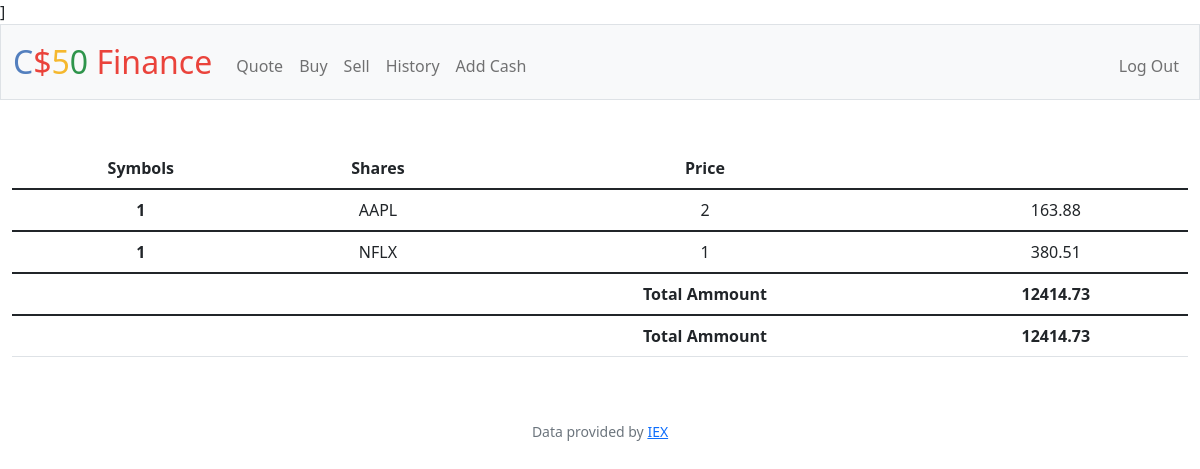
/ (signed in), run on the app's committed database.
### tables this page shows
CREATE TABLE users (id INTEGER PRIMARY KEY AUTOINCREMENT NOT NULL, username TEXT NOT NULL, hash TEXT NOT NULL, cash NUMERIC NOT NULL DEFAULT 10000.00);

CREATE TABLE 'transactions' ('id' INTEGER PRIMARY KEY AUTOINCREMENT NOT NULL, 'user_id' INTEGER, 'symbol' TEXT, 'shares' INTEGER, 'price' REAL, 'date' DATETIME);

### app.py (the view)
@app.route("/")
@login_required
def index():
    user_id = session["user_id"]
    transactions_db = db.execute("SELECT symbol, SUM(shares) AS shares, price FROM transactions WHERE user_id = ? GROUP BY symbol", user_id)
    cash_db = db.execute("SELECT cash FROM users WHERE id = ?", user_id)
    cash = cash_db[0]["cash"]
    return render_template("index.html", database = transactions_db, cash = cash)

### app.py (called while the page is built)
@app.after_request
def after_request(response):
    response.headers["Cache-Control"] = "no-cache, no-store, must-revalidate"
    response.headers["Expires"] = 0
    response.headers["Pragma"] = "no-cache"
    return response

### helpers.py (called while the page is built)
def login_required(f):
    @wraps(f)
    def decorated_function(*args, **kwargs):
        if session.get("user_id") is None:
            return redirect("/login")
        return f(*args, **kwargs)
    return decorated_function

### templates/index.html (shortened to what this page needs)
{% extends "layout.html" %}
{% block main %}
<table class="table">
  <thead>
    <tr>
      <th scope="col">Symbols</th>
      <th scope="col">Shares</th>
      <th scope="col">Price</th>
    </tr>
  </thead>
  <tbody>
    {% for row in database%}
        <tr>
        <th scope="row">1</th>
        <td>{{ row["symbol"]}}</td>
        <td>{{ row["shares"]}}</td>
        <td>{{ row["price"]}}</td>
        </tr>
      <tfoot>
        <tr>
          <td></td>
          <td></td>
          <th scope="1">Total Ammount</th>
          <th scope="1">{{ cash }}</th>
        </tr>
        </tfoot>
    {% endfor %}
  </tbody>
</table>
{% endblock %}

### data on the page
users: database "12414.73", cash "12414.73"
transactions: symbol "NFLX", shares "1", price "380.51"

### other printed values
{{ row["symbol"] }} "AAPL"
{{ row["shares"] }} "2"
{{ row["price"] }} "163.88"
